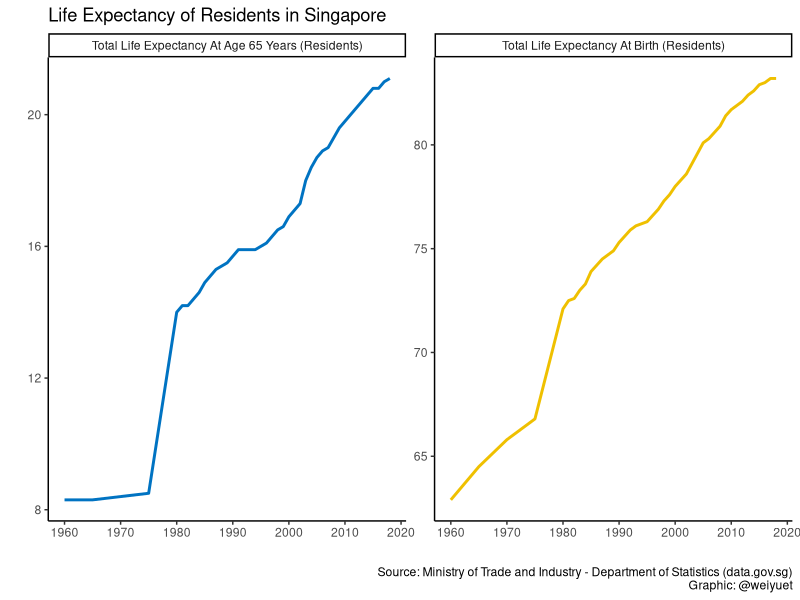
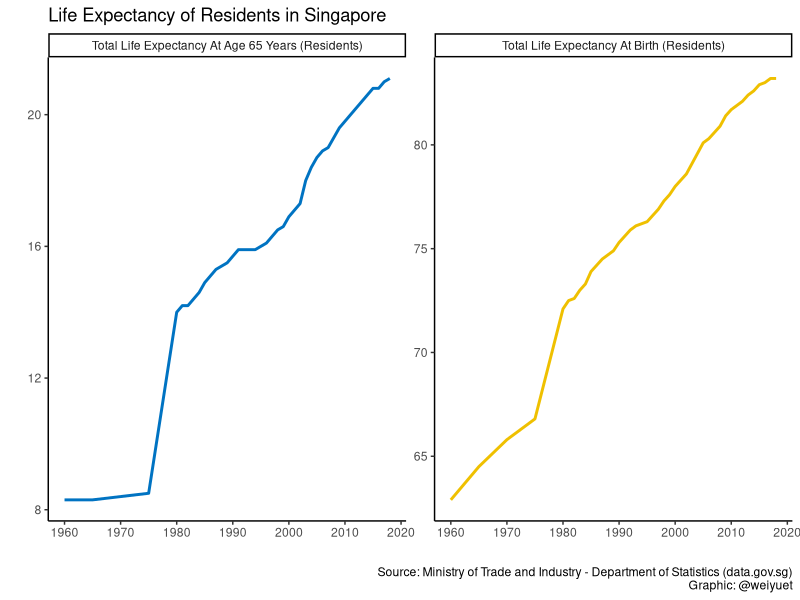

The R source for these figures, in order:
# Load libraries
library(tidyverse)
library(scales)
library(ggsci)

# Load data
life_expectancy <- read_csv('data/life-expectancy-by-sex-annual/life-expectancy-at-birth-and-age-65-years.csv')

# Plot data
life_expectancy %>% 
  ggplot(aes(x = year, y = value, colour = level_1)) +
  geom_line(size = 1) +
  facet_wrap(~level_1, scales = 'free_y') +
  scale_x_continuous(breaks = seq(1960, 2020, 10)) +
  scale_colour_jco() +
  theme_classic() +
  theme(legend.title = element_blank(),
        legend.position = 'none') +
  labs(x = '', y = '',
       title = 'Life Expectancy of Residents in Singapore',
       caption = 'Source: Ministry of Trade and Industry - Department of Statistics (data.gov.sg)\nGraphic: @weiyuet')

# Save png
ggsave('figures/life-expectancy.png', width = 6.5, height = 4.5)